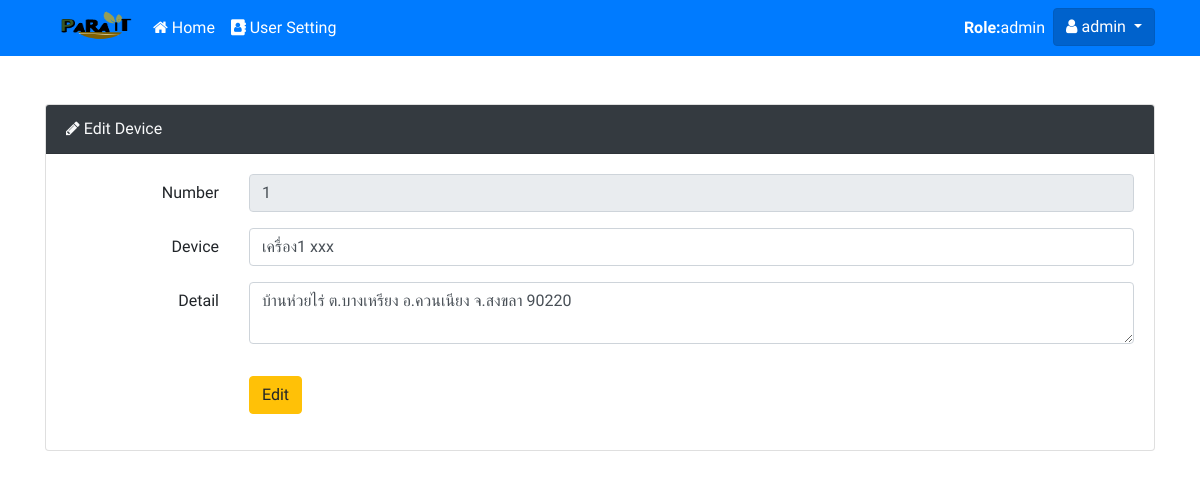
The app's page /admin/edit_device_list.php?dv_id=1 (signed in) with its own data.
### tables this page shows
CREATE TABLE `tbl_device` (
  `dv_id` int(10) NOT NULL,
  `dv_name` varchar(255) NOT NULL,
  `dv_detail` varchar(255) NOT NULL
);

### functions.php (called while the page is built, shortened)
<?php
class dbcon
{
    public function __construct()
    {
        $this->dbcon = new mysqli(DB_SERVER, DB_USER, DB_PASS, DB_NAME);
    }
    function fetch_device_id($id)
    {
        $result =  $this->dbcon->query("SELECT * FROM tbl_device  WHERE dv_id='$id' ");
        return $result;
    }
}

### admin/edit_device_list.php (the view, shortened to what this page needs)
<?php include_once('header.php'); ?>
<?php
$obj_dbcon = new dbcon;
$your_id = $obj_dbcon->fetch_device_id($_GET['dv_id']);
$fetch_your_id = $your_id->fetch_array();
?>
</head>
<body>
    <?php require_once('import_navbar.php'); ?>
    <div class="container mt-5">
        <div class="card">
            <div class="card-header bg-dark text-light">
            <i class="fa fa-pencil" aria-hidden="true"></i> Edit Device
            </div>
            <div class="card-body">
                <form method="POST">
                    <div class="form-group row">
                        <label for="txt_id" class="col-sm-2 col-form-label text-sm-right">Number</label>
                        <div class="col-sm-10">
                            <input name="txt_id" readonly type="text" class="form-control" id="txt_id" value="<?php echo$fetch_your_id['dv_id']; ?>">
                        </div>
                    </div>
                    <div class="form-group row">
                        <label for="txt_name" class="col-sm-2 col-form-label text-sm-right">Device</label>
                        <div class="col-sm-10">
                            <input name="txt_name" type="text" class="form-control" id="txt_name" value="<?php echo$fetch_your_id['dv_name']; ?>">
                        </div>
                    </div>
                    <div class="form-group row">
                        <label for="txt_detail" class="col-sm-2 col-form-label text-sm-right">Detail</label>
                        <div class="col-sm-10">
                            <div class="form-group">
                                <textarea name="txt_detail" class="form-control" id="txt_detail"><?php echo$fetch_your_id['dv_detail']; ?></textarea>
                            </div>
                        </div>
                    </div>
                    <div class="form-group row">
                        <label for="inputPassword3" class="col-sm-2 col-form-label text-right"></label>
                        <div class="col-sm-10">
                            <input type="submit" name="submit" class="btn btn-warning" value="Edit">
                        </div>
                    </div>
                </form>
            </div>
        </div>
    </div>
</body>
</html>

### css/style.css (style rules this page uses)
body { font-family: 'Sarabun', sans-serif; }

### records on screen
tbl_device: txt_id "1", txt_name "เครื่อง1 xxx", txt_detail "บ้านห่วยไร่ ต.บางเหรียง อ.ควนเนียง จ.สงขลา 90220"

### other values on screen
$_SESSION['sess_u_type'] "admin"
$_SESSION['sess_u_user'] "admin"
